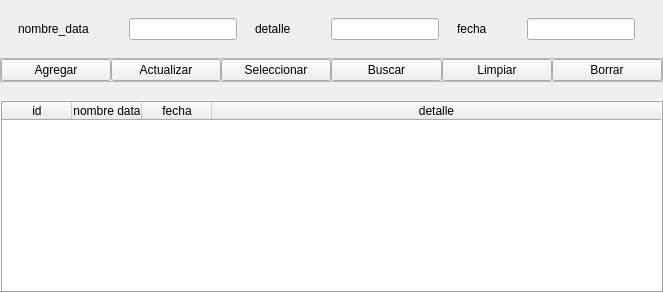
         <widget class="QWidget" name="tab_rde">
          <attribute name="title">
           <string>Registro Data Experimental</string>
          </attribute>
          <layout class="QVBoxLayout" name="verticalLayout_3">
           <property name="spacing">
            <number>0</number>
           </property>
           <property name="leftMargin">
            <number>0</number>
           </property>
           <property name="topMargin">
            <number>0</number>
           </property>
           <property name="rightMargin">
            <number>0</number>
           </property>
           <property name="bottomMargin">
            <number>0</number>
           </property>
           <item>
            <layout class="QVBoxLayout" name="verticalLayout_2">
             <item>
              <spacer name="verticalSpacer">
               <property name="orientation">
                <enum>Qt::Vertical</enum>
               </property>
               <property name="sizeHint" stdset="0">
                <size>
                 <width>20</width>
                 <height>18</height>
                </size>
               </property>
              </spacer>
             </item>
             <item>
              <layout class="QHBoxLayout" name="horizontalLayout_9">
               <item>
                <spacer name="horizontalSpacer_4">
                 <property name="orientation">
                  <enum>Qt::Horizontal</enum>
                 </property>
                 <property name="sizeHint" stdset="0">
                  <size>
                   <width>18</width>
                   <height>20</height>
                  </size>
                 </property>
                </spacer>
               </item>
               <item>
                <layout class="QGridLayout" name="gridLayout_13">
                 <property name="spacing">
                  <number>0</number>
                 </property>
                 <item row="0" column="0">
                  <layout class="QHBoxLayout" name="horizontalLayout_6">
                   <property name="spacing">
                    <number>0</number>
                   </property>
                   <item>
                    <widget class="QLabel" name="label_20">
                     <property name="text">
                      <string>nombre_data</string>
                     </property>
                    </widget>
                   </item>
                   <item>
                    <spacer name="horizontalSpacer">
                     <property name="orientation">
                      <enum>Qt::Horizontal</enum>
                     </property>
                     <property name="sizeHint" stdset="0">
                      <size>
                       <width>40</width>
                       <height>20</height>
                      </size>
                     </property>
                    </spacer>
                   </item>
                   <item>
                    <widget class="QLineEdit" name="nombre_data_rde_edit">
                     <property name="text">
                      <string/>
                     </property>
                    </widget>
                   </item>
                  </layout>
                 </item>
                 <item row="0" column="1">
                  <spacer name="horizontalSpacer_6">
                   <property name="orientation">
                    <enum>Qt::Horizontal</enum>
                   </property>
                   <property name="sizeHint" stdset="0">
                    <size>
                     <width>18</width>
                     <height>20</height>
                    </size>
                   </property>
                  </spacer>
                 </item>
                 <item row="0" column="2">
                  <layout class="QHBoxLayout" name="horizontalLayout_7">
                   <item>
                    <widget class="QLabel" name="label_29">
                     <property name="text">
                      <string>detalle</string>
                     </property>
                    </widget>
                   </item>
                   <item>
                    <spacer name="horizontalSpacer_2">
                     <property name="orientation">
                      <enum>Qt::Horizontal</enum>
                     </property>
                     <property name="sizeHint" stdset="0">
                      <size>
                       <width>40</width>
                       <height>20</height>
                      </size>
                     </property>
                    </spacer>
                   </item>
                   <item>
                    <widget class="QLineEdit" name="detalle_rde_edit"/>
                   </item>
                  </layout>
                 </item>
                 <item row="0" column="3">
                  <spacer name="horizontalSpacer_7">
                   <property name="orientation">
                    <enum>Qt::Horizontal</enum>
                   </property>
                   <property name="sizeHint" stdset="0">
                    <size>
                     <width>18</width>
                     <height>20</height>
                    </size>
                   </property>
                  </spacer>
                 </item>
                 <item row="0" column="4">
                  <layout class="QHBoxLayout" name="horizontalLayout_8">
                   <item>
                    <widget class="QLabel" name="label_30">
                     <property name="text">
                      <string>fecha</string>
                     </property>
                    </widget>
                   </item>
                   <item>
                    <spacer name="horizontalSpacer_3">
                     <property name="orientation">
                      <enum>Qt::Horizontal</enum>
                     </property>
                     <property name="sizeHint" stdset="0">
                      <size>
                       <width>40</width>
                       <height>20</height>
                      </size>
                     </property>
                    </spacer>
                   </item>
                   <item>
                    <widget class="QLineEdit" name="fecha_rde_edit"/>
                   </item>
                  </layout>
                 </item>
                </layout>
               </item>
               <item>
                <spacer name="horizontalSpacer_5">
                 <property name="orientation">
                  <enum>Qt::Horizontal</enum>
                 </property>
                 <property name="sizeHint" stdset="0">
                  <size>
                   <width>28</width>
                   <height>20</height>
                  </size>
                 </property>
                </spacer>
               </item>
              </layout>
             </item>
             <item>
              <spacer name="verticalSpacer_2">
               <property name="orientation">
                <enum>Qt::Vertical</enum>
               </property>
               <property name="sizeHint" stdset="0">
                <size>
                 <width>20</width>
                 <height>18</height>
                </size>
               </property>
              </spacer>
             </item>
             <item>
              <widget class="QFrame" name="funciones_frame_rde">
               <property name="frameShape">
                <enum>QFrame::StyledPanel</enum>
               </property>
               <property name="frameShadow">
                <enum>QFrame::Raised</enum>
               </property>
               <layout class="QHBoxLayout" name="horizontalLayout_5">
                <property name="spacing">
                 <number>0</number>
                </property>
                <property name="leftMargin">
                 <number>0</number>
                </property>
                <property name="topMargin">
                 <number>0</number>
                </property>
                <property name="rightMargin">
                 <number>0</number>
                </property>
                <property name="bottomMargin">
                 <number>0</number>
                </property>
                <item>
                 <widget class="QPushButton" name="agregar_rde_btn">
                  <property name="text">
                   <string>Agregar</string>
                  </property>
                 </widget>
                </item>
                <item>
                 <widget class="QPushButton" name="actualizar_rde_btn">
                  <property name="text">
                   <string>Actualizar</string>
                  </property>
                 </widget>
                </item>
                <item>
                 <widget class="QPushButton" name="seleccionar_rde_btn">
                  <property name="text">
                   <string>Seleccionar</string>
                  </property>
                 </widget>
                </item>
                <item>
                 <widget class="QPushButton" name="buscar_rde_btn">
                  <property name="text">
                   <string>Buscar</string>
                  </property>
                 </widget>
                </item>
                <item>
                 <widget class="QPushButton" name="limpiar_rde_btn">
                  <property name="text">
                   <string>Limpiar</string>
                  </property>
                 </widget>
                </item>
                <item>
                 <widget class="QPushButton" name="borrar_rde_btn">
                  <property name="text">
                   <string>Borrar</string>
                  </property>
                 </widget>
                </item>
               </layout>
              </widget>
             </item>
             <item>
              <spacer name="verticalSpacer_4">
               <property name="orientation">
                <enum>Qt::Vertical</enum>
               </property>
               <property name="sizeHint" stdset="0">
                <size>
                 <width>20</width>
                 <height>18</height>
                </size>
               </property>
              </spacer>
             </item>
             <item>
              <layout class="QVBoxLayout" name="verticalLayout_4">
               <property name="spacing">
                <number>0</number>
               </property>
               <item>
                <widget class="QTableWidget" name="registro_data_experimental_tabla">
                 <property name="focusPolicy">
                  <enum>Qt::NoFocus</enum>
                 </property>
                 <property name="frameShape">
                  <enum>QFrame::Box</enum>
                 </property>
                 <property name="frameShadow">
                  <enum>QFrame::Raised</enum>
                 </property>
                 <property name="showGrid">
                  <bool>false</bool>
                 </property>
                 <attribute name="horizontalHeaderMinimumSectionSize">
                  <number>50</number>
                 </attribute>
                 <attribute name="horizontalHeaderDefaultSectionSize">
                  <number>70</number>
                 </attribute>
                 <attribute name="horizontalHeaderStretchLastSection">
                  <bool>true</bool>
                 </attribute>
                 <attribute name="verticalHeaderVisible">
                  <bool>false</bool>
                 </attribute>
                 <column>
                  <property name="text">
                   <string>id</string>
                  </property>
                 </column>
                 <column>
                  <property name="text">
                   <string>nombre data</string>
                  </property>
                 </column>
                 <column>
                  <property name="text">
                   <string>fecha</string>
                  </property>
                 </column>
                 <column>
                  <property name="text">
                   <string>detalle</string>
                  </property>
                 </column>
                </widget>
               </item>
              </layout>
             </item>
            </layout>
           </item>
          </layout>
         </widget>
